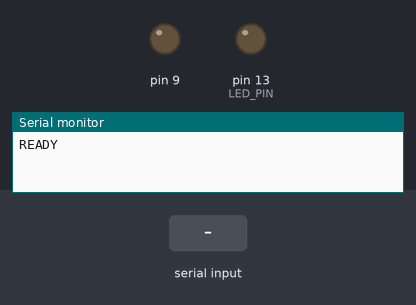
A sketch run on a simulated Arduino Uno, built with avr-gcc and run on an emulated ATmega328P. On the bench: output pins drawn as LEDs (lit = HIGH), the last lines printed to the serial monitor. The test bench sets the inputs (shaded band).

Above: at 2.4 s.
2.5 s: "PWM,9,128\n" received over Serial
At 3.2 s:
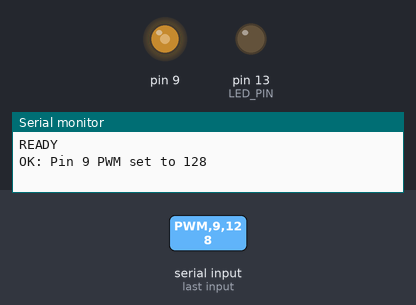
4.0 s: "SET,13,1\n" received over Serial
At 4.3 s:
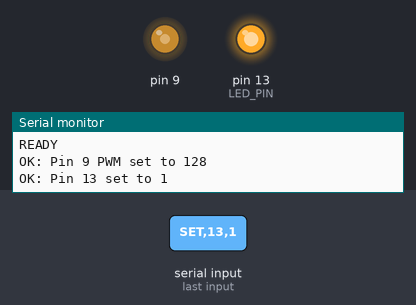
Timing chart, 0 to 7.0 s (numbered marks = the images above; inputs shaded):
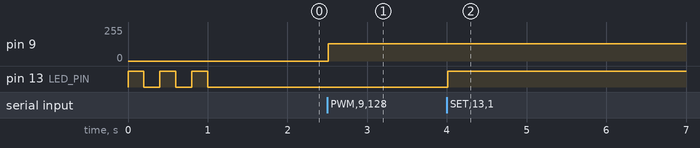

The sketch:

tirahai_arduino.ino
```cpp
/**
 * TirahAI Arduino Interface
 *
 * This sketch enables TirahAI to control Arduino pins via serial communication.
 *
 * Supported Commands:
 * - SET,pin,value     : Set digital pin (0 or 1)
 * - PWM,pin,value     : Set PWM value (0-255)
 * - READD,pin         : Read digital pin
 * - READA,pin         : Read analog pin
 *
 * Example:
 * Send: "SET,13,1" to turn on LED on pin 13
 * Send: "PWM,9,128" to set pin 9 to 50% brightness
 * Send: "READA,0" to read analog pin A0
 */

const int LED_PIN = 13;  // Built-in LED

void setup() {
  // Initialize serial communication
  Serial.begin(9600);

  // Configure built-in LED as output
  pinMode(LED_PIN, OUTPUT);

  // Send ready signal
  Serial.println("READY");

  // Blink LED to indicate ready
  for(int i = 0; i < 3; i++) {
    digitalWrite(LED_PIN, HIGH);
    delay(200);
    digitalWrite(LED_PIN, LOW);
    delay(200);
  }
}

void loop() {
  // Check if data is available
  if (Serial.available() > 0) {
    // Read command until newline
    String command = Serial.readStringUntil('\n');
    command.trim();

    // Process command
    processCommand(command);
  }
}

/**
 * Process incoming command
 */
void processCommand(String command) {
  // Parse command type
  int firstComma = command.indexOf(',');

  if (firstComma == -1) {
    Serial.println("ERROR: Invalid command format");
    return;
  }

  String cmdType = command.substring(0, firstComma);
  String params = command.substring(firstComma + 1);

  // Execute based on command type
  if (cmdType == "SET") {
    handleDigitalWrite(params);
  }
  else if (cmdType == "PWM") {
    handlePWMWrite(params);
  }
  else if (cmdType == "READD") {
    handleDigitalRead(params);
  }
  else if (cmdType == "READA") {
    handleAnalogRead(params);
  }
  else {
    Serial.println("ERROR: Unknown command");
  }
}

/**
 * Handle digital write command
 * Format: SET,pin,value
 */
void handleDigitalWrite(String params) {
  int comma = params.indexOf(',');

  if (comma == -1) {
    Serial.println("ERROR: Invalid SET format");
    return;
  }

  int pin = params.substring(0, comma).toInt();
  int value = params.substring(comma + 1).toInt();

  // Validate
  if (pin < 0 || pin > 13) {
    Serial.println("ERROR: Invalid pin number");
    return;
  }

  if (value != 0 && value != 1) {
    Serial.println("ERROR: Value must be 0 or 1");
    return;
  }

  // Set pin mode and write
  pinMode(pin, OUTPUT);
  digitalWrite(pin, value);

  Serial.print("OK: Pin ");
  Serial.print(pin);
  Serial.print(" set to ");
  Serial.println(value);
}

/**
 * Handle PWM write command
 * Format: PWM,pin,value
 */
void handlePWMWrite(String params) {
  int comma = params.indexOf(',');

  if (comma == -1) {
    Serial.println("ERROR: Invalid PWM format");
    return;
  }

  int pin = params.substring(0, comma).toInt();
  int value = params.substring(comma + 1).toInt();

  // Validate PWM pins (3, 5, 6, 9, 10, 11 on most boards)
  if (pin != 3 && pin != 5 && pin != 6 && pin != 9 && pin != 10 && pin != 11) {
    Serial.println("ERROR: Not a PWM pin");
    return;
  }

  if (value < 0 || value > 255) {
    Serial.println("ERROR: PWM value must be 0-255");
    return;
  }

  // Set pin mode and write
  pinMode(pin, OUTPUT);
  analogWrite(pin, value);

  Serial.print("OK: Pin ");
  Serial.print(pin);
  Serial.print(" PWM set to ");
  Serial.println(value);
}

/**
 * Handle digital read command
 * Format: READD,pin
 */
void handleDigitalRead(String params) {
  int pin = params.toInt();

  // Validate
  if (pin < 0 || pin > 13) {
    Serial.println("ERROR: Invalid pin number");
    return;
  }

  // Set pin mode and read
  pinMode(pin, INPUT);
  int value = digitalRead(pin);

  // Return value only (for parsing)
  Serial.println(value);
}

/**
 * Handle analog read command
 * Format: READA,pin
 */
void handleAnalogRead(String params) {
  int pin = params.toInt();

  // Validate (A0-A5 typically)
  if (pin < 0 || pin > 5) {
    Serial.println("ERROR: Invalid analog pin");
    return;
  }

  // Read analog value
  int value = analogRead(pin);

  // Return value only (for parsing)
  Serial.println(value);
}

/**
 * Helper function to get value from comma-separated string
 */
String getValue(String data, char separator, int index) {
  int found = 0;
  int strIndex[] = {0, -1};
  int maxIndex = data.length() - 1;

  for (int i = 0; i <= maxIndex && found <= index; i++) {
    if (data.charAt(i) == separator || i == maxIndex) {
      found++;
      strIndex[0] = strIndex[1] + 1;
      strIndex[1] = (i == maxIndex) ? i+1 : i;
    }
  }

  return found > index ? data.substring(strIndex[0], strIndex[1]) : "";
}
```

Measured:
- after the input at 2.5 s, pin 9: 0/255 → 128/255 at once
- after the input at 4.0 s, pin 13 (LED_PIN): LOW → HIGH at once
